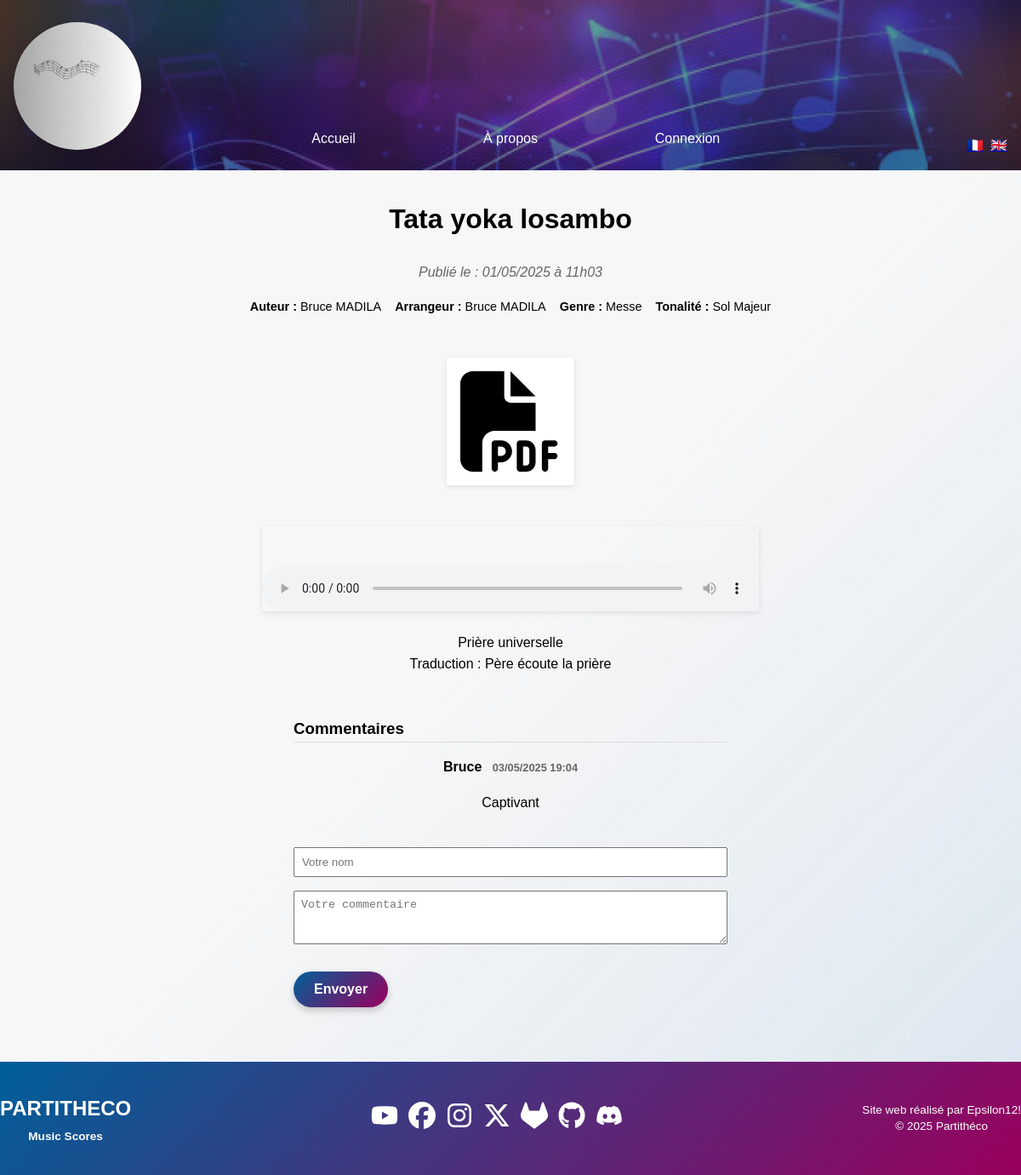
The app's page /project.php?id=7&lang=fr with its own data.
### tables this page shows
CREATE TABLE projects (
                id INTEGER PRIMARY KEY AUTOINCREMENT,
                user_id INTEGER NOT NULL,
                title TEXT NOT NULL,
                description TEXT NOT NULL,
                thumbnail TEXT,
                date_publication DATETIME DEFAULT CURRENT_TIMESTAMP, media TEXT, author TEXT, arranger TEXT, genre TEXT, tonality TEXT,
                FOREIGN KEY(user_id) REFERENCES users(id)
            );

CREATE TABLE comments (
                    id          INTEGER PRIMARY KEY AUTOINCREMENT,
                    project_id  INTEGER NOT NULL,
                    author      TEXT NOT NULL,
                    content     TEXT NOT NULL,
                    created_at  DATETIME DEFAULT CURRENT_TIMESTAMP,
                    FOREIGN KEY(project_id) REFERENCES projects(id)
                );

### assets/locales/trad.php (called while the page is built, shortened)
<?php
$lang = $_SESSION['lang']
         ?? ($_COOKIE['lang'] ?? 'fr');
$transFile = __DIR__ . "/{$lang}.php";
$t = include $transFile;

### classes/Project.php (called while the page is built, shortened)
<?php
class Project {
    private PDO $pdo;
    public function __construct(PDO $pdo) {
        $this->pdo = $pdo;
    }
    public function getProjectById(int $id) {
        $stmt = $this->pdo->prepare("
            SELECT
              p.*,
              u.username AS publisher
            FROM projects p
            JOIN users    u ON p.user_id = u.id
            WHERE p.id = :id
        ");
        $stmt->bindValue(':id', $id, PDO::PARAM_INT);
        $stmt->execute();
        return $stmt->fetch(PDO::FETCH_ASSOC);
    }
}

### classes/Comment.php (called while the page is built, shortened)
<?php
class Comment {
  private PDO $pdo;
  public function __construct(PDO $pdo) { $this->pdo = $pdo; }
  public function getByProject(int $pid): array {
    $stmt = $this->pdo->prepare("
      SELECT * FROM comments
      WHERE project_id = :pid
      ORDER BY created_at DESC
    ");
    $stmt->execute([':pid'=>$pid]);
    return $stmt->fetchAll(PDO::FETCH_ASSOC);
  }
}

### project.php (the view, shortened to what this page needs)
<?php
require_once __DIR__ . '/assets/locales/trad.php';
require_once __DIR__ . '/classes/Project.php';
require_once __DIR__ . '/classes/Comment.php';
$db         = new Database();
$pdo        = $db->getPDO();
$projectObj = new Project($pdo);
$commentObj = new Comment($pdo);
$projectId = (int) $_GET['id'];
$project    = $projectObj->getProjectById($projectId);
$comments = $commentObj->getByProject($projectId);
include __DIR__ . '/includes/header.php';
include __DIR__ . '/includes/navbar.php';
?>
<main class="project-detail">
  <h1><?= htmlspecialchars($project['title'], ENT_NOQUOTES, 'UTF-8', false) ?></h1>
  <?php
    $dt        = new DateTime($project['date_publication']);
    $formatted = $dt->format('d/m/Y \à H\hi');
  ?>
  <p class="project-date">
    <?= htmlspecialchars($t['project']['published_on']) ?>
    <?= htmlspecialchars($formatted) ?>
  </p>
  <ul class="project-meta">
    <?php if ($project['author']):   ?>
      <li><strong><?= htmlspecialchars($t['project']['author']) ?></strong>
        <?= htmlspecialchars($project['author'])   ?>
      </li>
    <?php endif; ?>
    <?php if ($project['arranger']): ?>
      <li><strong><?= htmlspecialchars($t['project']['arranger']) ?></strong>
        <?= htmlspecialchars($project['arranger']) ?>
      </li>
    <?php endif; ?>
    <?php if ($project['genre']):    ?>
      <li><strong><?= htmlspecialchars($t['project']['genre']) ?></strong>
        <?= htmlspecialchars($project['genre'])    ?>
      </li>
    <?php endif; ?>
    <?php if ($project['tonality']): ?>
      <li><strong><?= htmlspecialchars($t['project']['tonality']) ?></strong>
        <?= htmlspecialchars($project['tonality']) ?>
      </li><?php endif; ?>
  </ul>
  <?php
    $thumb = $project['thumbnail'] ?? '';
    if ($thumb) {
        $ext = strtolower(pathinfo($thumb, PATHINFO_EXTENSION));
        $url = "assets/img/{$thumb}";
        if (in_array($ext, ['jpg','jpeg','png','gif'])): ?>
          <img
            src="<?= htmlspecialchars($url) ?>"
            alt="Image de <?= htmlspecialchars($project['title'], ENT_NOQUOTES, 'UTF-8', false) ?>"
            class="project-media">
        <?php elseif ($ext === 'pdf'): ?>
          <a href="<?= htmlspecialchars($url) ?>" target="_blank">
            <img
              src="assets/static/file-pdf-solid.svg"
              alt="PDF de <?= htmlspecialchars($project['title'], ENT_NOQUOTES, 'UTF-8', false) ?>"
              class="project-media pdf-icon">
          </a>
        <?php endif;
    }
  ?>
  <?php if (!empty($project['media'])):
    $mext = strtolower(pathinfo($project['media'], PATHINFO_EXTENSION));
    $murl = "assets/img/{$project['media']}";
    if (in_array($mext, ['mp4','webm','ogg'])): ?>
      <video class="project-media" controls preload="metadata">
        <source src="<?= htmlspecialchars($murl) ?>" type="video/<?= $mext ?>">
        Votre navigateur ne supporte pas la vidéo.
      </video>
    <?php elseif (in_array($mext, ['mp3','wav','oga','ogg'])): ?>
      <audio class="project-media" controls preload="metadata">
        <source src="<?= htmlspecialchars($murl) ?>" type="audio/<?= $mext ?>">
      </audio>
    <?php endif;
  endif; ?>
  <p><?= nl2br(htmlspecialchars($project['description'], ENT_NOQUOTES, 'UTF-8', false)) ?></p>
  <section id="commentsSection">
    <h3><?= htmlspecialchars($t['comments']['title']) ?></h3>
    <?php if (empty($comments)): ?>
      <p>Aucun commentaire pour le moment.</p>
    <?php else: ?>
      <?php foreach ($comments as $cm): ?>
        <div class="comment-item">
          <p class="author">
            <?= htmlspecialchars($cm['author']) ?>
            <span class="date">
              <?= (new DateTime($cm['created_at']))->format('d/m/Y H:i') ?>
            </span>
          </p>
          <p class="content"><?= nl2br(htmlspecialchars($cm['content'], ENT_NOQUOTES, 'UTF-8', false)) ?></p>
        </div>
      <?php endforeach; ?>
    <?php endif; ?>
    <form method="post" novalidate class="comment-form">
      <input
        type="text"
        name="comment_author"
        placeholder="Votre nom"
        required>
      <textarea
        name="comment_content"
        rows="3"
        placeholder="Votre commentaire"
        required></textarea>
      <button name="comment_submit" type="submit">
        <?= htmlspecialchars($t['comments']['submit']) ?>
      </button>
    </form>
  </section>
</main>
<?php include __DIR__ . '/includes/footer.php'; ?>

### includes/header.php (shortened to what this page needs)
<?php
require_once __DIR__ . '/../assets/locales/trad.php';
?>
<!DOCTYPE html>
<html lang="<?= htmlspecialchars($lang) ?>">
<head>
    <link rel="stylesheet" href="/assets/css/base.css">
    <link rel="stylesheet" href="/assets/css/animations.css">
    <link rel="stylesheet" href="/assets/css/navbar.css">
    <link rel="stylesheet" href="/assets/css/buttons.css">
    <link rel="stylesheet" href="/assets/css/projects.css">
    <link rel="stylesheet" href="/assets/css/project-detail.css">
    <link rel="stylesheet" href="/assets/css/forms.css">
    <link rel="stylesheet" href="/assets/css/map-weather.css">
    <link rel="stylesheet" href="/assets/css/newsletter.css">
    <link rel="stylesheet" href="/assets/css/comments.css">
    <link rel="stylesheet" href="/assets/css/admin.css">
    <link rel="stylesheet" href="/assets/css/footer.css">
    <link rel="stylesheet" href="/assets/css/responsive.css">
    <link rel="stylesheet" href="/assets/css/about.css">
    <link rel="stylesheet" href="https://unpkg.com/leaflet/dist/leaflet.css"/>
</head>
<body>

### includes/navbar.php (shortened to what this page needs)
<?php
$query = $_GET;
$query['lang'] = 'fr';
$urlFr = $_SERVER['PHP_SELF'] . '?' . http_build_query($query);
$query['lang'] = 'en';
$urlEn = $_SERVER['PHP_SELF'] . '?' . http_build_query($query);
?>
<nav class="main_navbar" role="navigation" aria-label="Main menu">
  <div class="navbar-brand">
    <a href="index.php?lang=<?= htmlspecialchars($lang) ?>">
      <img
        src="assets/static/partitheco.gif"
        alt="Logo PARTITHéCO"
        class="navbar-logo">
    </a>
  </div>
  <ul class="navbar-menu">
    <li>
      <a href="index.php?lang=<?= $lang ?>" aria-label="<?= htmlspecialchars($t['nav']['home']) ?>">
        <?= htmlspecialchars($t['nav']['home']) ?>
      </a>
    </li>
    <li>
      <a href="about.php?lang=<?= htmlspecialchars($lang) ?>">
        <?= htmlspecialchars($t['nav']['about']) ?>
      </a>
    </li>
    <?php if (isset($_SESSION['user'])): ?>
      <li>
        <a href="admin.php?lang=<?= htmlspecialchars($lang) ?>">
          <?= htmlspecialchars($t['nav']['admin']) ?>
        </a>
      </li>
      <li>
        <a href="logout.php?lang=<?= htmlspecialchars($lang) ?>">
          <?= htmlspecialchars($t['nav']['logout']) ?>
        </a>
      </li>
    <?php else: ?>
      <li class="dropdown">
        <span class="dropbtn">
          <?= htmlspecialchars($t['nav']['login']) ?>
        </span>
      </li>
    <?php endif; ?>
  </ul>
  <div class="navbar-lang">
    <a href="<?= htmlspecialchars($urlFr) ?>" aria-label="Passer en français">🇫🇷</a>
    <a href="<?= htmlspecialchars($urlEn) ?>" aria-label="Switch to English">🇬🇧</a>
  </div>
</nav>

### includes/footer.php (shortened to what this page needs)
<footer class="main-footer">
  <div class="footer-container">
    <div class="footer-info">
      <h2>PARTITHECO</h2>
      <h4>Music Scores</h4>
    </div>
    <div class="footer-social">
      <a href="https://www.youtube.com/" target="_blank" rel="noopener">
        <img src="assets/static/youtube-brands.svg" alt="YouTube">
      </a>
      <a href="https://www.facebook.com/" target="_blank" rel="noopener">
        <img src="assets/static/facebook-brands.svg" alt="Facebook">
      </a>
      <a href="https://www.instagram.com/" target="_blank" rel="noopener">
        <img src="assets/static/instagram-brands.svg" alt="Instagram">
      </a>
      <a href="https://twitter.com/" target="_blank" rel="noopener">
        <img src="assets/static/x-twitter-brands.svg" alt="X">
      </a>
      <a href="https://git.unistra.fr/t" target="_blank" rel="noopener">
        <img src="assets/static/gitlab-brands.svg" alt="Gitlab">
      </a>
      <a href="https://github.com/" target="_blank" rel="noopener">
        <img src="assets/static/github-brands.svg" alt="Github">
      </a>
      <a href="https://discord.com/" target="_blank" rel="noopener">
        <img src="assets/static/discord-brands.svg" alt="Discord">
      </a>
    </div>
    <div class="footer-credit">
      <p><?= htmlspecialchars($t['footer']['credits']) ?></p>
      <p>&copy; <?= date("Y") ?> Partithéco</p>
    </div>
  </div>
</footer>

### assets/css/base.css (style rules this page uses)
:root { --primary-light: #005f99; --text-action: #99005E; --background: #f4f4f4; --font-family: Arial, sans-serif; }
*, *::before, *::after { box-sizing: border-box; margin: 0; padding: 0; }
html, body { height: 100%; }
body { display: flex; flex-direction: column; min-height: 100vh; font-family: var(--font-family); background-color: var(--background); line-height: 1.6; }
main { flex: 1; position: relative; z-index: 0; }
main { background: linear-gradient( 135deg, rgba(255, 255, 255, 0.272) 50%, rgba(220,230,240,0.95) 100% ); }

### assets/css/navbar.css (style rules this page uses)
.main_navbar { position: relative; padding: 0; height: 10vh; min-height: 200px; background: url('../static/musique.jpg') center/cover no-repeat; background-size: cover; background-position: center; animation: slideDown 0.5s ease-out; z-index: 1000; }
.main_navbar::before { content: ''; position: absolute; inset: 0; background: rgba(0,0,0,0.4); z-index: -1; }
.navbar-brand { position: absolute; bottom:1rem; left:1rem; display:flex; align-items:center; }
.navbar-brand .navbar-logo { max-height: 150px; width: auto; object-fit: cover; border-radius: 50%; box-shadow: 0 4px 12px rgba(0, 0, 0, 0.15); }
.navbar-menu { position: absolute; bottom:1rem; left:50%; transform: translateX(-50%); display:flex; list-style:none; gap:1.5rem; width: 50%; max-width: 800px; }
.navbar-menu li a, .dropbtn { color:#fff; text-decoration:none; padding:0.5rem; font-weight:500; }
.navbar-menu li { flex: 1; text-align: center; }
.navbar-menu li a, .navbar-menu .dropbtn { display: block; padding: 0.5rem; color: #fff; text-decoration: none; font-weight: 500; }
.navbar-lang { position:absolute; bottom:1rem; right:1rem; display:flex; gap:0.5rem; }
.dropdown { position:relative; }

### assets/css/buttons.css (style rules this page uses)
.btn-primary, .btn-load-more, .newsletter-form button, .comment-form button, .form-btn, #backToTop { display: inline-flex; align-items: center; justify-content: center; gap: 0.5rem; padding: 0.75rem 1.5rem; background: linear-gradient( 135deg, var(--primary-light) 0%, var(--text-action) 100% ); color: #fff; font-weight: 600; font-size: 1rem; border: none; border-radius: 2rem; box-shadow: 0 4px 8px rgba(0,0,0,0.2); cursor: pointer; transition: transform 0.2s ease, box-shadow 0.2s ease, background 0.3s ease; text-decoration: none; }

### assets/css/projects.css (style rules this page uses)
.pdf-icon { display:block; width:150px; margin:1rem auto; object-fit:contain; background:#fff; padding:1rem; border-radius:4px; }
.project-media { display: block; margin: 1.5rem auto; width: auto; max-width: 500px; height: auto; border-radius: 4px; box-shadow: 0 2px 6px rgba(0,0,0,0.1); }

### assets/css/project-detail.css (style rules this page uses)
.project-detail { display:flex; flex-direction:column; align-items:center; padding:2rem 1rem; opacity:0; transform:translateY(20px); animation:fadeInUp .6s ease-out forwards; }
.project-detail h1 { text-align:center; margin-bottom:1rem; max-width:800px; animation-delay:.2s; }
.project-date { font-style:italic; color:#666; text-align:center; margin:.5rem 0 1.5rem; }
.project-meta { display:flex; gap:1rem; list-style:none; margin-bottom:1.5rem; padding:0; flex-wrap: wrap; justify-content: center; }
.project-meta li { font-size:.9rem; }
.project-media { display: block; margin: 1.5rem auto; width: 50%; max-width: 100%; max-height: 400px; height: auto; border-radius: 4px; box-shadow: 0 2px 6px rgba(0,0,0,0.1); }
.project-detail p { text-align:center; max-width:800px; margin-bottom:1rem; animation-delay:.6s; }
audio.project-media, video.project-media { height: auto; min-height: 100px; display: block; width: 50%; max-width: 100%; margin: 1.5rem auto; box-shadow: 0 2px 6px rgba(0,0,0,0.1); opacity: 1 ; transform: none; animation: none; }
.project-detail .pdf-icon { width: 150px; }

### assets/css/comments.css (style rules this page uses)
#commentsSection { max-width: 600px; margin: 2rem auto; }
.comment-form input, .comment-form textarea { width: 100%; padding: 0.5rem; margin: 0.5rem 0; box-sizing: border-box; }
.comment-form button { margin-top: 1rem; }
.comment-item { border-top: 1px solid #ddd; padding: 1rem 0; }
.comment-item .author { font-weight: bold; }
.comment-item .date { font-size: 0.8rem; color: #666; margin-left: 0.5rem; }

### records on screen
projects: title "Tata yoka losambo", date_publication "01/05/2025 à 11h03", author "Bruce MADILA", arranger "Bruce MADILA", genre "Messe", tonality "Sol Majeur", description "Prière universelle Traduction : Père écoute la prière"
comments: author "Bruce", created_at "03/05/2025 19:04", content "Captivant"

### other values on screen
$t['nav']['home'] "Accueil"
$t['nav']['about'] "À propos"
$t['nav']['login'] "Connexion"
$t['project']['published_on'] "Publié le :"
$t['project']['author'] "Auteur :"
$t['project']['arranger'] "Arrangeur :"
$t['project']['genre'] "Genre :"
$t['project']['tonality'] "Tonalité :"
$t['comments']['title'] "Commentaires"
$t['comments']['submit'] "Envoyer"
$t['footer']['credits'] "Site web réalisé par Epsilon12!"
